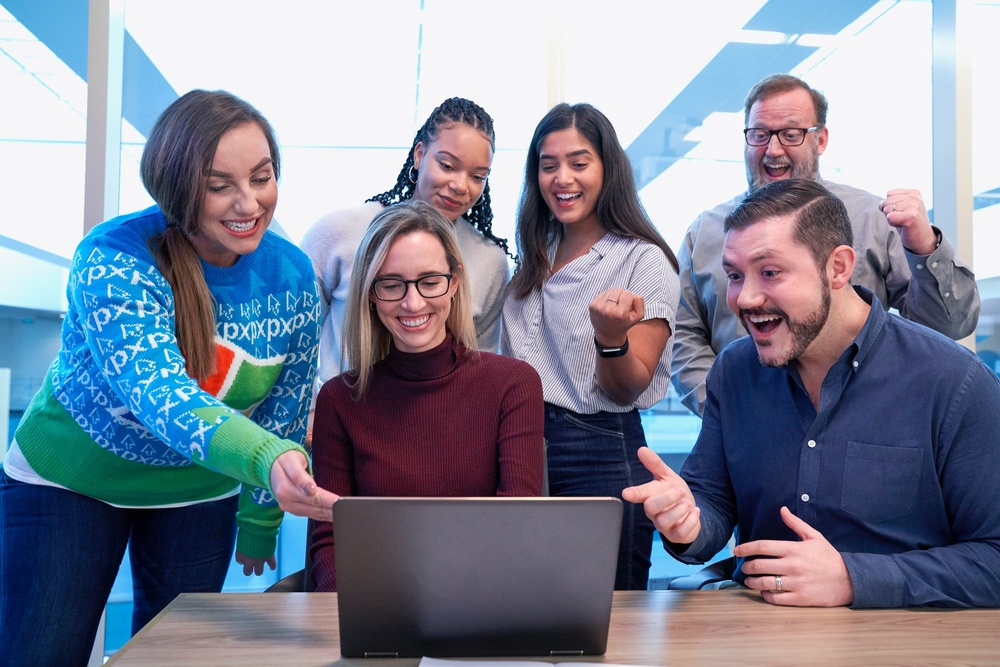
#> input picture people.jpg, 1000 x 667 px, shrunk from 1920 x 1281 before the run
$ jupyter execute --allow-errors main.ipynb
#> lines starting #> are read from the running program, lines starting #| are printed output that depends on the picture; after the words box and inside, x2 and y2 are one past the last pixel; in counts of white or black regions, pixels touching at a corner belong together
#> (a cell that did not finish here is left out)

[cell 2]
import cv2

face_cascade = cv2.CascadeClassifier('frontalface.xml')
img = cv2.imread('people.jpg')
#> img is the input picture: shape (667, 1000, 3); mean B, G, R 149.6, 132.8, 126.6
faces = face_cascade.detectMultiScale(img, 9, 1)
#> faces = ()

for (x, y, w, h) in faces:
  cv2.rectangle(img, (x, y), (x+w, y+h), (255, 0, 0), 2)
#> this loop made 0 passes
cv2.imwrite("people_detected.png", img)
print('Successfully saved')

[cell 3]
import cv2

face_cascade = cv2.CascadeClassifier('frontalface.xml')
img = cv2.imread('feisas.png')
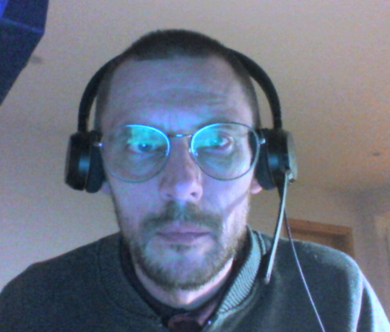
#> input picture feisas.png, 390 x 332 px, shrunk from 749 x 638 before the run
#> img is the input picture: shape (332, 390, 3); mean B, G, R 131.5, 115, 107.4
faces = face_cascade.detectMultiScale(img, 2, 1)
#> faces = [[92, 88, 192, 192]]

for (x, y, w, h) in faces:
  cv2.rectangle(img, (x, y), (x+w, y+h), (255, 0, 0), 2)
#> this loop made 1 pass
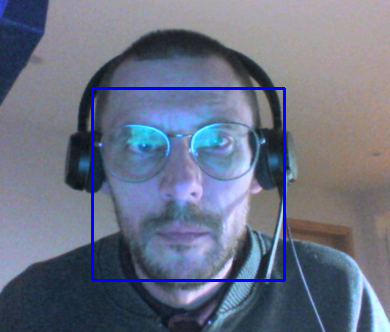
#> img: shape (332, 390, 3); 1.78% of pixels changed, all inside (x1, y1, x2, y2) = (91, 87, 286, 282)
cv2.imwrite("feisas_detected.png", img)
print('Successfully saved')

[cell 4]
import cv2

face_cascade = cv2.CascadeClassifier('frontalface.xml')
img = cv2.imread('gryb.jpg')
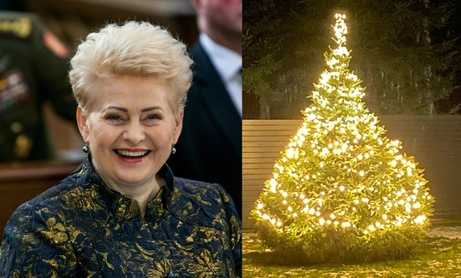
#> input picture gryb.jpg, 461 x 278 px, shrunk from 885 x 533 before the run
#> img is the input picture: shape (278, 461, 3); mean B, G, R 50.7, 87.5, 101.3
faces = face_cascade.detectMultiScale(img, 2, 1)
#> faces = [[85, 83, 96, 96]]

for (x, y, w, h) in faces:
  cv2.rectangle(img, (x, y), (x+w, y+h), (255, 0, 0), 2)
#> this loop made 1 pass
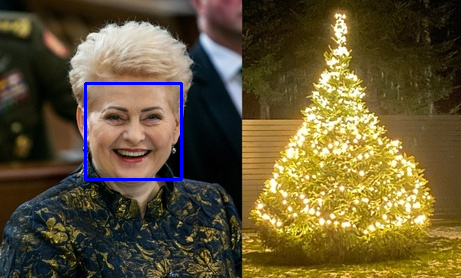
#> img: shape (278, 461, 3); 0.9% of pixels changed, all inside (x1, y1, x2, y2) = (84, 82, 183, 181)
cv2.imwrite("gryb_detected.png", img)
print('Successfully saved')

[cell 5]
import cv2

face_cascade = cv2.CascadeClassifier('frontalface.xml')
img = cv2.imread('donatas.png')
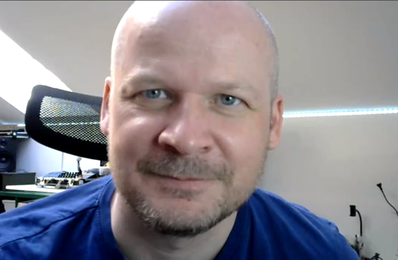
#> input picture donatas.png, 398 x 260 px, shrunk from 765 x 500 before the run
#> img is the input picture: shape (260, 398, 3); mean B, G, R 142.2, 135, 139
faces = face_cascade.detectMultiScale(img, 2, 1)
#> faces = [[94, 28, 192, 192]]

for (x, y, w, h) in faces:
  cv2.rectangle(img, (x, y), (x+w, y+h), (255, 0, 0), 2)
#> this loop made 1 pass
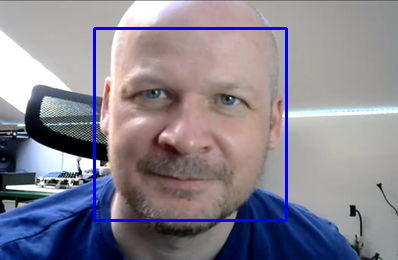
#> img: shape (260, 398, 3); 2.22% of pixels changed, all inside (x1, y1, x2, y2) = (93, 27, 288, 222)
cv2.imwrite("donatas_detected.png", img)
print('Successfully saved')

[cell 6]
import cv2

face_cascade = cv2.CascadeClassifier('frontalface.xml')
img = cv2.imread('avatar.jpeg')
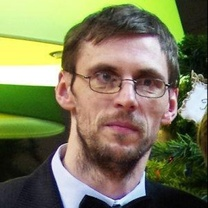
#> input picture avatar.jpeg, 208 x 208 px, shrunk from 400 x 400 before the run
#> img is the input picture: shape (208, 208, 3); mean B, G, R 89.6, 121.2, 122.9
faces = face_cascade.detectMultiScale(img, 2, 1)
#> faces = [[79, 41, 96, 96]]

for (x, y, w, h) in faces:
  cv2.rectangle(img, (x, y), (x+w, y+h), (255, 0, 0), 2)
#> this loop made 1 pass
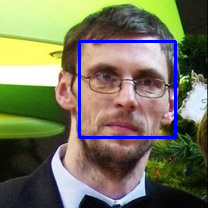
#> img: shape (208, 208, 3); 2.65% of pixels changed, all inside (x1, y1, x2, y2) = (78, 40, 177, 139)
cv2.imwrite("avatar_detected.png", img)
print('Successfully saved')
